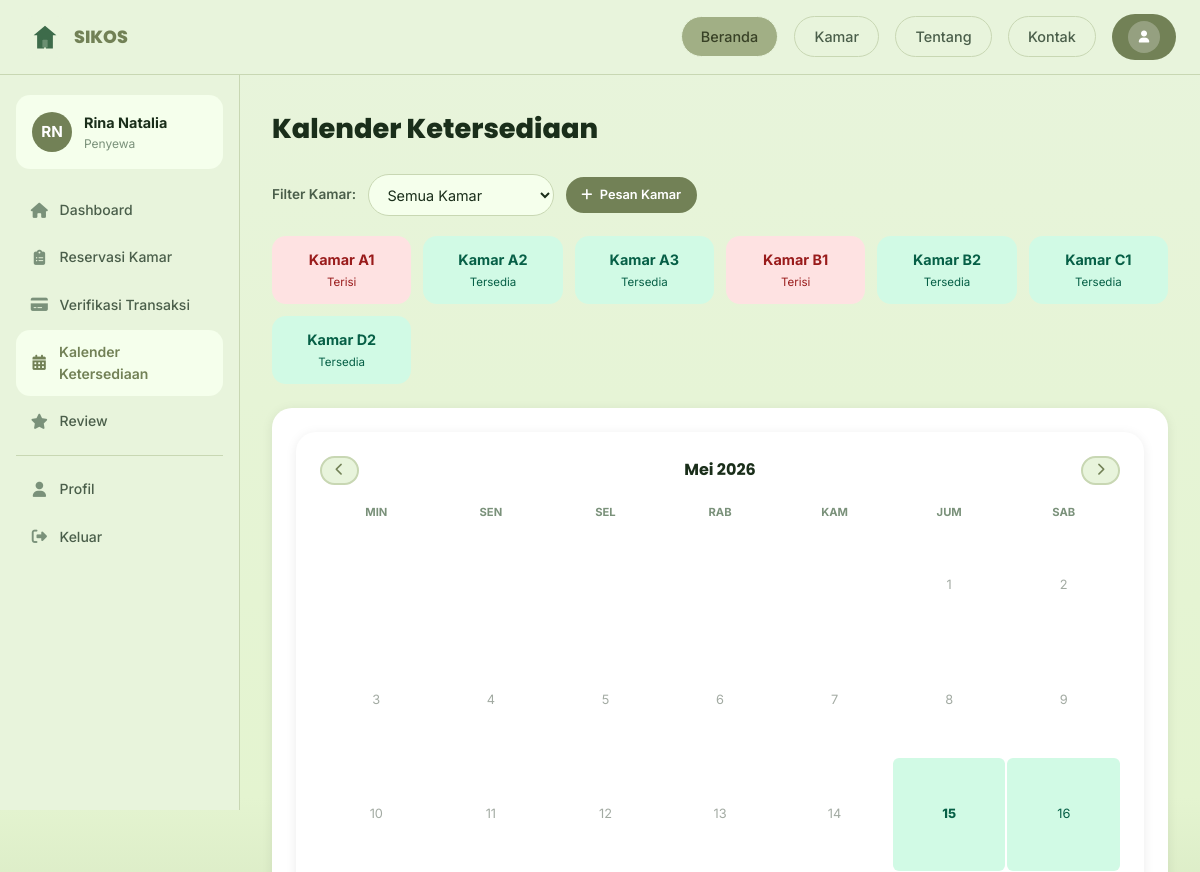
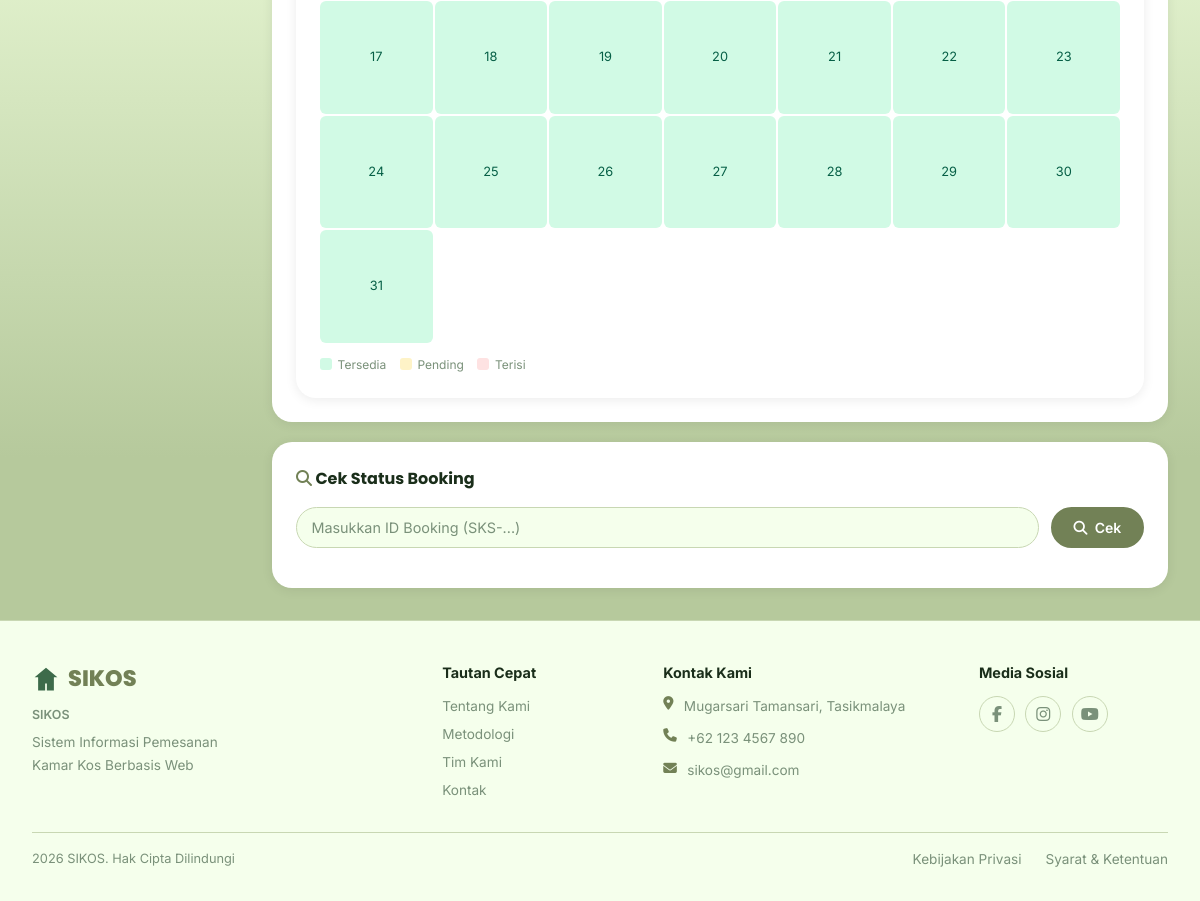
The app's page /pages/user/kalender.php (signed in) with its own data (2 pictures, top to bottom).
### tables this page shows
CREATE TABLE IF NOT EXISTS kamar (
    id_kamar INT AUTO_INCREMENT PRIMARY KEY,
    id_admin INT NOT NULL,
    nomor_kamar VARCHAR(20) NOT NULL UNIQUE,
    tipe VARCHAR(50) NOT NULL DEFAULT 'Standar',
    lantai INT NOT NULL DEFAULT 1,
    harga_per_bulan DECIMAL(12,2) NOT NULL,
    status_ketersediaan ENUM('Tersedia','Terisi','Perbaikan') NOT NULL DEFAULT 'Tersedia',
    deskripsi TEXT,
    foto VARCHAR(255) DEFAULT NULL,
    keterangan TEXT,
    created_at TIMESTAMP DEFAULT CURRENT_TIMESTAMP,
    updated_at TIMESTAMP DEFAULT CURRENT_TIMESTAMP ON UPDATE CURRENT_TIMESTAMP,
    FOREIGN KEY (id_admin) REFERENCES admin(id_admin) ON DELETE CASCADE
);

### backend/middleware/auth.php (called while the page is built, shortened)
<?php
function getPenyewa(): array {
    return ['id'=>$_SESSION['penyewa_id']??0,'nama'=>$_SESSION['penyewa_nama']??'','username'=>$_SESSION['penyewa_username']??'','email'=>$_SESSION['penyewa_email']??'','no_hp'=>$_SESSION['penyewa_no_hp']??''];
}

### backend/config/database.php (called while the page is built, shortened)
<?php
class DB {
    private static $conn = null;
    public static function get(): mysqli {
        if (!self::$conn) {
            self::$conn = new mysqli(DB_HOST, DB_USER, DB_PASS, DB_NAME);
            self::$conn->set_charset('utf8mb4');
        }
        return self::$conn;
    }
    public static function q(string $sql) { return self::get()->query($sql); }
}

### pages/user/kalender.php (the view, shortened to what this page needs)
<?php
require_once __DIR__ . '/../../backend/config/database.php';
require_once __DIR__ . '/../../backend/middleware/auth.php';
$pe = getPenyewa();
$initials = strtoupper(implode('', array_map(fn($w)=>$w[0], array_slice(explode(' ', $pe['nama']), 0, 2))));
$kamarList = DB::q("SELECT id_kamar,nomor_kamar,tipe,status_ketersediaan FROM kamar ORDER BY lantai,nomor_kamar")->fetch_all(MYSQLI_ASSOC);
?>
<?php include __DIR__ . '/../../pages/partials/header.php'; ?>
<div class="app-layout">
  <aside class="sidebar" id="sidebar">
    <div class="sidebar-profile">
      <div class="sidebar-avatar"><?= $initials ?></div>
      <div><div class="sidebar-name"><?= htmlspecialchars($pe['nama']) ?></div><div class="sidebar-role">Penyewa</div></div>
    </div>
    <a href="<?= APP_URL ?>/pages/user/dashboard.php" class="sidebar-link"><i class="fas fa-home"></i> Dashboard</a>
    <a href="<?= APP_URL ?>/pages/user/booking.php" class="sidebar-link"><i class="fas fa-clipboard-list"></i> Reservasi Kamar</a>
    <a href="<?= APP_URL ?>/pages/user/verifikasi.php" class="sidebar-link"><i class="fas fa-credit-card"></i> Verifikasi Transaksi</a>
    <a href="<?= APP_URL ?>/pages/user/kalender.php" class="sidebar-link active"><i class="fas fa-calendar-alt"></i> Kalender Ketersediaan</a>
    <a href="<?= APP_URL ?>/pages/review.php" class="sidebar-link"><i class="fas fa-star"></i> Review</a>
    <div class="sidebar-sep"></div>
    <a href="javascript:void(0)" class="sidebar-link" onclick="showProfil()"><i class="fas fa-user"></i> Profil</a>
    <a href="javascript:void(0)" class="sidebar-link" onclick="confirmLogout()"><i class="fas fa-sign-out-alt"></i> Keluar</a>
  </aside>
  <main class="main-content">
    <h1 style="font-size:1.7rem;font-weight:800;margin-bottom:1.5rem">Kalender Ketersediaan</h1>
    <div style="margin-bottom:1.25rem;display:flex;align-items:center;gap:.75rem;flex-wrap:wrap">
      <label class="form-label" style="margin:0;white-space:nowrap">Filter Kamar:</label>
      <select id="filterKamar" class="form-control" style="width:auto;min-width:180px;border-radius:var(--r3)" onchange="initCal()">
        <option value="">Semua Kamar</option>
      </select>
      <a href="<?= APP_URL ?>/pages/user/booking.php" class="btn btn-primary btn-sm"><i class="fas fa-plus"></i> Pesan Kamar</a>
    </div>
    <div style="display:grid;grid-template-columns:repeat(auto-fill,minmax(130px,1fr));gap:.75rem;margin-bottom:1.5rem">
      <?php foreach ($kamarList as $k):
        $statusColor = $k['status_ketersediaan'] === 'Tersedia' ? '#d1fae5' : ($k['status_ketersediaan'] === 'Terisi' ? '#fee2e2' : '#fef3c7');
        $textColor   = $k['status_ketersediaan'] === 'Tersedia' ? '#065f46' : ($k['status_ketersediaan'] === 'Terisi' ? '#991b1b' : '#92400e');
      ?>
      <div style="background:<?= $statusColor ?>;border-radius:var(--r);padding:.75rem;text-align:center;cursor:pointer;transition:transform .15s" onclick="filterToKamar(<?= $k['id_kamar'] ?>)" title="Kamar <?= htmlspecialchars($k['nomor_kamar']) ?>">
        <div style="font-weight:700;font-size:.9rem;color:<?= $textColor ?>">Kamar <?= htmlspecialchars($k['nomor_kamar']) ?></div>
        <div style="font-size:.72rem;color:<?= $textColor ?>;margin-top:.15rem"><?= htmlspecialchars($k['status_ketersediaan']) ?></div>
      </div>
      <?php endforeach; ?>
    </div>
    <div class="card" style="padding:1.5rem">
      <div id="calContainer"></div>
    </div>
    <div class="card" style="padding:1.5rem;margin-top:1.25rem">
      <h3 style="font-size:1rem;font-weight:700;margin-bottom:1rem"><i class="fas fa-search" style="color:var(--green)"></i> Cek Status Booking</h3>
      <div style="display:flex;gap:.75rem;flex-wrap:wrap">
        <input type="text" id="cekKode" class="form-control" style="flex:1;min-width:200px;border-radius:var(--r3)" placeholder="Masukkan ID Booking (SKS-...)">
        <button class="btn btn-primary" onclick="cekBooking()"><i class="fas fa-search"></i> Cek</button>
      </div>
    </div>
  </main>
</div>
<?php include __DIR__ . '/../../pages/partials/footer.php'; ?>
</body>
</html>

### public/css/style.css (style rules this page uses)
:root { --bg: #E8F4DC; --bg2: #E8F4DC; --white: #ffffff; --card: #EFF3E5; --green: #728156; --green2: #728156; --green3: #728156; --green-lt: #E8F4DC; --green-xl: #F5FFEC; --accent: #728156; --text: #1a2e1a; --text2: #4a5e4a; --text3: #7a917a; --border: #c8d7b3; --red: #c0392b; --orange: #e67e22; --blue: #2980b9; --shadow: 0 2px 12px rgba(0,0,0,.08); --shadow2: 0 4px 20px rgba(0,0,0,.12); --r: 14px; --r2: 20px; --r3: 50px; }
*,*::before,*::after { box-sizing:border-box;margin:0;padding:0 }
html { scroll-behavior:smooth;font-size:16px }
body { font-family:'Inter',system-ui,sans-serif; background: linear-gradient( 180deg, #E8F4DC 0%, #e4f4d0 45%, #B6C99C 75%, #B6C99C 100% ); background-attachment: fixed; color:var(--text); line-height:1.6; }
* { scrollbar-width:thin;scrollbar-color:rgba(114,129,86,.8) rgba(232,244,220,.7) }
a { text-decoration:none;color:inherit }
button,input,select,textarea { font-family:inherit }
h1,h2,h3,h4 { font-family:'Poppins',sans-serif }
.app-layout { display:flex; min-height:calc(100vh - 65px); background:transparent; }
.sidebar { width:240px;min-width:240px;background:var(--bg); border-right:1px solid var(--border);padding:1.25rem 1rem; display:flex;flex-direction:column;gap:.25rem; position:sticky;top:65px;height:calc(100vh - 65px);overflow-y:auto; }
.sidebar-profile { background:var(--green-xl);border-radius:var(--r);padding:1rem; display:flex;align-items:center;gap:.75rem;margin-bottom:1rem; }
.sidebar-avatar { width:40px;height:40px;border-radius:50%;background:var(--green2); color:var(--white);display:flex;align-items:center;justify-content:center; font-weight:700;font-size:.95rem;flex-shrink:0; }
.sidebar-name { font-weight:700;font-size:.9rem;color:var(--text) }
.sidebar-role { font-size:.75rem;color:var(--text3) }
.sidebar-sep { height:1px;background:var(--border);margin:.5rem 0 }
.sidebar-link { display:flex;align-items:center;gap:.7rem;padding:.65rem .9rem; border-radius:var(--r);color:var(--text2);font-size:.875rem;font-weight:500; transition:all .18s;cursor:pointer; }
.sidebar-link:hover,.sidebar-link.active { background:var(--green-xl);color:var(--green3);font-weight:600 }
.sidebar-link i { width:18px;text-align:center;font-size:.95rem;color:var(--text3) }
.sidebar-link.active i,.sidebar-link:hover i { color:var(--green3) }
.main-content { flex:1; padding:2rem; background:transparent; min-width:0 }
.btn { display:inline-flex;align-items:center;gap:.45rem;padding:.6rem 1.3rem;font-size:.875rem;font-weight:600;border-radius:var(--r3);border:2px solid transparent;cursor:pointer;transition:all .18s;white-space:nowrap;font-family:inherit }
.btn-primary { background:var(--green2);color:var(--white);border-color:var(--green2) }
.btn-sm { padding:.38rem .85rem;font-size:.8rem }
.form-label { display:block;font-size:.85rem;font-weight:600;color:var(--text2);margin-bottom:.35rem }
.form-control { width:100%;padding:.65rem .9rem;font-size:.9rem; border:1.5px solid var(--border);border-radius:var(--r3); background:var(--green-xl);color:var(--text);transition:all .18s; }
.form-control::placeholder { color:var(--text3) }
.card { background:var(--white);border-radius:var(--r2);box-shadow:var(--shadow);overflow:hidden }

### records on screen
kamar: nomor_kamar "A1", status_ketersediaan "Terisi"
kamar: nomor_kamar "A2", status_ketersediaan "Tersedia"
kamar: nomor_kamar "A3", status_ketersediaan "Tersedia"
kamar: nomor_kamar "B1", status_ketersediaan "Terisi"
kamar: nomor_kamar "B2", status_ketersediaan "Tersedia"
kamar: nomor_kamar "C1", status_ketersediaan "Tersedia"
kamar: nomor_kamar "D2", status_ketersediaan "Tersedia"

### other values on screen
$initials "RN"
$pe['nama'] "Rina Natalia"
